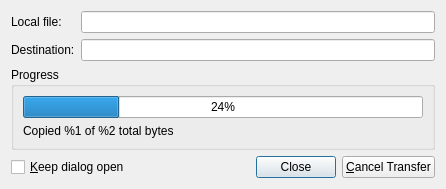
<ui version="4.0" >
 <class>FileTransferProgress</class>
 <widget class="QDialog" name="FileTransferProgress" >
  <property name="geometry" >
   <rect>
    <x>0</x>
    <y>0</y>
    <width>446</width>
    <height>181</height>
   </rect>
  </property>
  <property name="sizePolicy" >
   <sizepolicy vsizetype="Minimum" hsizetype="Preferred" >
    <horstretch>0</horstretch>
    <verstretch>0</verstretch>
   </sizepolicy>
  </property>
  <property name="windowTitle" >
   <string>File Transfer Progress</string>
  </property>
  <property name="windowIcon" >
   <iconset resource="../icons.qrc" >:/icons/icon.svg</iconset>
  </property>
  <layout class="QVBoxLayout" >
   <item>
    <layout class="QGridLayout" >
     <item row="0" column="0" >
      <widget class="QLabel" name="label" >
       <property name="text" >
        <string>Local file:</string>
       </property>
      </widget>
     </item>
     <item row="0" column="1" >
      <widget class="QLineEdit" name="m_localFilePath" />
     </item>
     <item row="1" column="0" >
      <widget class="QLabel" name="label_2" >
       <property name="text" >
        <string>Destination:</string>
       </property>
      </widget>
     </item>
     <item row="1" column="1" >
      <widget class="QLineEdit" name="m_remoteFilePath" />
     </item>
    </layout>
   </item>
   <item>
    <widget class="QGroupBox" name="groupBox" >
     <property name="title" >
      <string>Progress</string>
     </property>
     <layout class="QVBoxLayout" >
      <item>
       <widget class="QProgressBar" name="m_progress" >
        <property name="value" >
         <number>24</number>
        </property>
       </widget>
      </item>
      <item>
       <widget class="QLabel" name="m_progressLbl" >
        <property name="text" >
         <string>Copied %1 of %2 total bytes</string>
        </property>
       </widget>
      </item>
     </layout>
    </widget>
   </item>
   <item>
    <layout class="QHBoxLayout" >
     <item>
      <widget class="QCheckBox" name="m_keepWindowOpen" >
       <property name="text" >
        <string>&amp;Keep dialog open</string>
       </property>
      </widget>
     </item>
     <item>
      <spacer>
       <property name="orientation" >
        <enum>Qt::Horizontal</enum>
       </property>
       <property name="sizeHint" >
        <size>
         <width>40</width>
         <height>20</height>
        </size>
       </property>
      </spacer>
     </item>
     <item>
      <widget class="QPushButton" name="m_closeBtn" >
       <property name="text" >
        <string>Close</string>
       </property>
      </widget>
     </item>
     <item>
      <widget class="QPushButton" name="m_cancelBtn" >
       <property name="text" >
        <string>&amp;Cancel Transfer</string>
       </property>
      </widget>
     </item>
    </layout>
   </item>
  </layout>
 </widget>
 <resources>
  <include location="../icons.qrc" />
 </resources>
 <connections/>
</ui>
